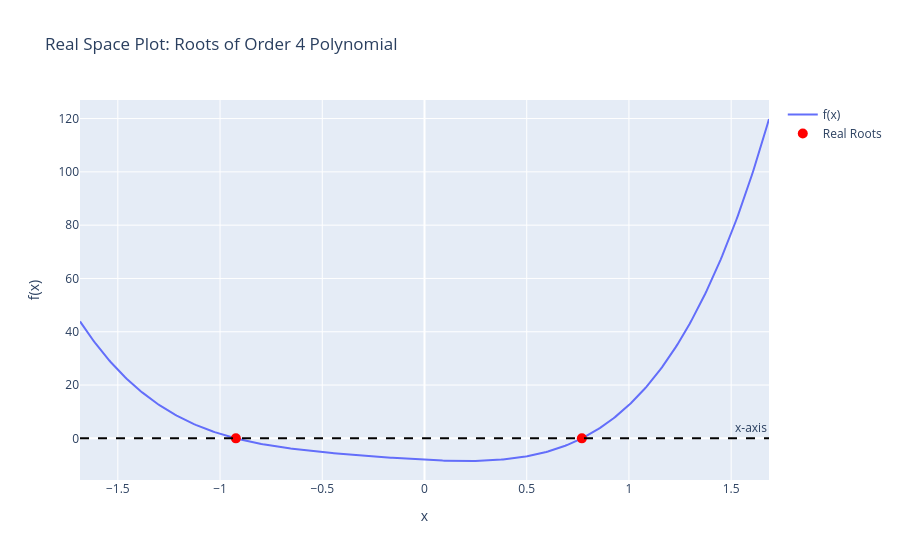
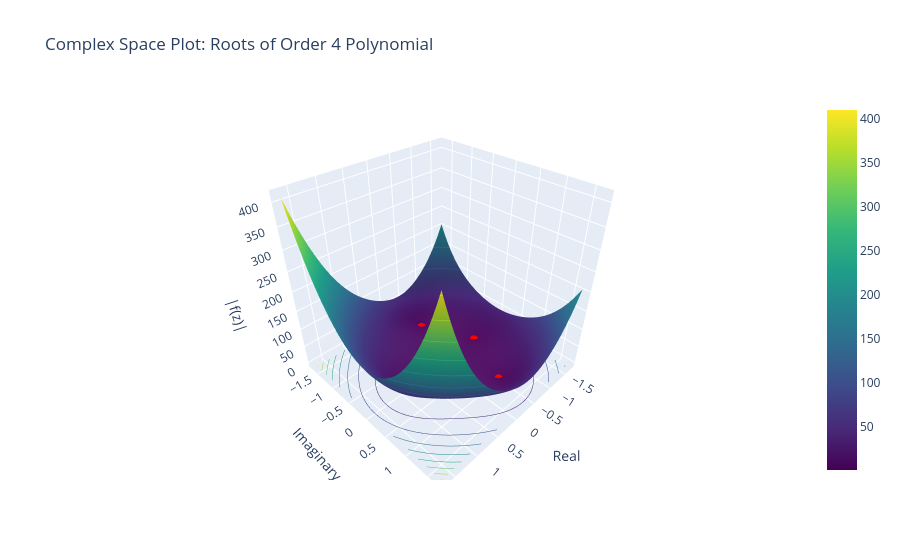

The notebook cell saved with these charts, in order:
### Markdown cell above
### Example: Polynomial roots via the companion matrix

The following tools generates a random matrix of degree $n$, shows the associated companion matrix and calculates its eigenvalues. 

>N.B. in many software environments, $j$ is used as the imaginary number instead of $i$.

### Code cell
plot_polynomial_roots_companion(4)

### Figure 1 — Plotly figure (JSON) as saved in the notebook; plotly's stock layout.template omitted (floating-point values rounded to 4 significant figures; data arrays with more than 128 entries replaced by an {"elided": "..."} marker saying what was removed)
{"data": [{"mode": "lines", "name": "f(x)", "type": "scatter", "x": {"elided": "400 float values"}, "y": {"elided": "400 float values"}}, {"marker": {"color": "red", "size": 10}, "mode": "markers", "name": "Real Roots", "type": "scatter", "x": [-0.9226, 0.7698], "y": [0, 0]}], "layout": {"annotations": [{"showarrow": false, "text": "x-axis", "x": 1, "xanchor": "right", "xref": "x domain", "y": 0, "yanchor": "bottom", "yref": "y"}], "shapes": [{"line": {"color": "black", "dash": "dash"}, "type": "line", "x0": 0, "x1": 1, "xref": "x domain", "y0": 0, "y1": 0, "yref": "y"}], "title": {"text": "Real Space Plot: Roots of Order 4 Polynomial"}, "xaxis": {"title": {"text": "x"}}, "yaxis": {"title": {"text": "f(x)"}}}}

### Figure 2 — Plotly figure (JSON) as saved in the notebook; plotly's stock layout.template omitted (floating-point values rounded to 4 significant figures; data arrays with more than 128 entries replaced by an {"elided": "..."} marker saying what was removed)
{"data": [{"colorscale": [[0, "#440154"], [0.1111, "#482878"], [0.2222, "#3e4989"], [0.3333, "#31688e"], [0.4444, "#26828e"], [0.5556, "#1f9e89"], [0.6667, "#35b779"], [0.7778, "#6ece58"], [0.8889, "#b5de2b"], [1, "#fde725"]], "contours": {"z": {"highlightcolor": "limegreen", "project": {"z": true}, "show": true, "usecolormap": true}}, "type": "surface", "x": [-1.685, -1.651, -1.617, -1.583, -1.549, -1.515, -1.481, -1.447, -1.413, -1.379, -1.345, -1.311, -1.277, -1.243, -1.209, -1.174, -1.14, -1.106, -1.072, -1.038, -1.004, -0.9702, -0.9362, -0.9021, -0.8681, -0.834, -0.8, -0.766, -0.7319, -0.6979, -0.6638, -0.6298, -0.5957, -0.5617, -0.5277, -0.4936, -0.4596, -0.4255, -0.3915, -0.3574, -0.3234, -0.2894, -0.2553, -0.2213, -0.1872, -0.1532, -0.1191, -0.08511, -0.05106, -0.01702, 0.01702, 0.05106, 0.08511, 0.1191, 0.1532, 0.1872, 0.2213, 0.2553, 0.2894, 0.3234, 0.3574, 0.3915, 0.4255, 0.4596, 0.4936, 0.5277, 0.5617, 0.5957, 0.6298, 0.6638, 0.6979, 0.7319, 0.766, 0.8, 0.834, 0.8681, 0.9021, 0.9362, 0.9702, 1.004, 1.038, 1.072, 1.106, 1.14, 1.174, 1.209, 1.243, 1.277, 1.311, 1.345, 1.379, 1.413, 1.447, 1.481, 1.515, 1.549, 1.583, 1.617, 1.651, 1.685], "y": [-1.685, -1.651, -1.617, -1.583, -1.549, -1.515, -1.481, -1.447, -1.413, -1.379, -1.345, -1.311, -1.277, -1.243, -1.209, -1.174, -1.14, -1.106, -1.072, -1.038, -1.004, -0.9702, -0.9362, -0.9021, -0.8681, -0.834, -0.8, -0.766, -0.7319, -0.6979, -0.6638, -0.6298, -0.5957, -0.5617, -0.5277, -0.4936, -0.4596, -0.4255, -0.3915, -0.3574, -0.3234, -0.2894, -0.2553, -0.2213, -0.1872, -0.1532, -0.1191, -0.08511, -0.05106, -0.01702, 0.01702, 0.05106, 0.08511, 0.1191, 0.1532, 0.1872, 0.2213, 0.2553, 0.2894, 0.3234, 0.3574, 0.3915, 0.4255, 0.4596, 0.4936, 0.5277, 0.5617, 0.5957, 0.6298, 0.6638, 0.6979, 0.7319, 0.766, 0.8, 0.834, 0.8681, 0.9021, 0.9362, 0.9702, 1.004, 1.038, 1.072, 1.106, 1.14, 1.174, 1.209, 1.243, 1.277, 1.311, 1.345, 1.379, 1.413, 1.447, 1.481, 1.515, 1.549, 1.583, 1.617, 1.651, 1.685], "z": {"elided": "100x100 float values"}}, {"marker": {"color": "red", "size": 5, "symbol": "circle"}, "mode": "markers", "name": "Roots", "type": "scatter3d", "x": [-0.4422, -0.4422, -0.9226, 0.7698], "y": [1.033, -1.033, 0, 0], "z": [0, 0, 0, 0]}], "layout": {"scene": {"xaxis": {"title": {"text": "Real"}}, "yaxis": {"title": {"text": "Imaginary"}}, "zaxis": {"title": {"text": "|f(z)|"}}}, "title": {"text": "Complex Space Plot: Roots of Order 4 Polynomial"}}}
